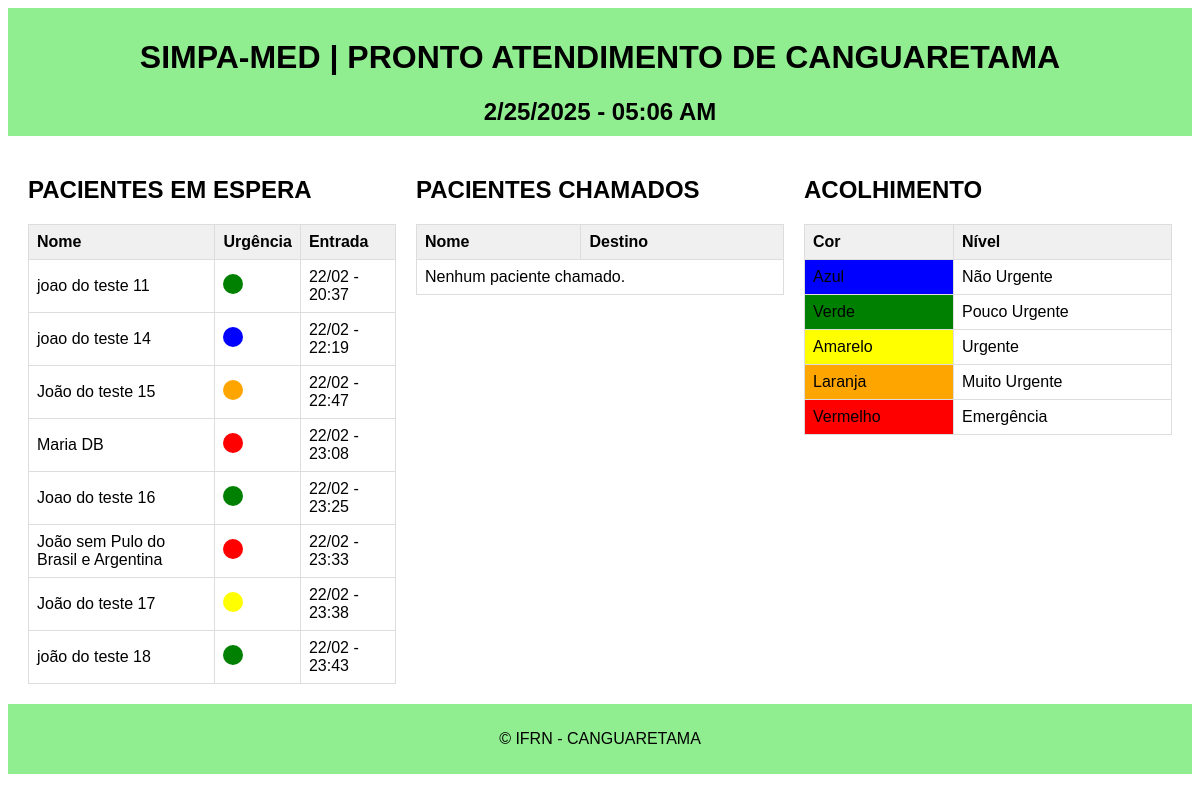
The app's page /recepcao/ with its own data.
### core/models.py (models this page shows, shortened)
class Paciente(models.Model):
    nome = models.CharField(max_length=100)
    temperatura = models.DecimalField(max_digits=5, decimal_places=2, null=True, blank=True)
    pressao_sistolica = models.IntegerField(null=True, blank=True)  # Pressão sistólica
    pressao_diastolica = models.IntegerField(null=True, blank=True)  # Pressão diastólica
    urgencia = models.CharField(
        max_length=10,
        choices=[
            ("azul", "Azul"),
            ("verde", "Verde"),
            ("amarelo", "Amarelo"),
            ("laranja", "Laranja"),
            ("vermelho", "Vermelho"),
        ],
        null=False,  # Urgência pode ser opcional
        blank=True,
    )
    data_hora_entrada = models.DateTimeField(auto_now_add=True)  # Hora de entrada (automático)
    destino = models.CharField(max_length=50, null=True, blank=True)  # Novo campo
    STATUS_CHOICES = (
        ('aguardando', 'Aguardando'),
        ('atendimento', 'Atendimento'),
        ('evadiu', 'Evadiu'),
        ('alta', 'Alta'),
    )
    status = models.CharField(max_length=20, choices=STATUS_CHOICES, default='aguardando')
    def get_urgencia_color(self):
        if self.urgencia == 'azul':
            return 'blue'
        elif self.urgencia == 'verde':
            return 'green'
        elif self.urgencia == 'amarelo':
            return 'yellow'
        elif self.urgencia == 'laranja':
            return 'orange'
        elif self.urgencia == 'vermelho':
            return 'red'
        return 'gray'  # Cor padrão

### core/views.py (the view)
# urls.py: path('recepcao/', views.recepcao, name='recepcao'),
def recepcao(request):
    pacientes_espera = Paciente.objects.filter(status='aguardando')
    pacientes_chamados = Paciente.objects.filter(status='atendimento')
    contexto = {
        'pacientes_espera': pacientes_espera,
        'pacientes_chamados': pacientes_chamados,
    }
    return render(request, 'recepcao.html', contexto)

### core/templates/recepcao.html (shortened to what this page needs)
<!DOCTYPE html>
<html>
<head>
</head>
<body>
    <header>
        <h1>SIMPA-MED | PRONTO ATENDIMENTO DE CANGUARETAMA</h1>
        <div id="data-hora"></div>
    </header>
    <section>
        <div>
            <h2>PACIENTES EM ESPERA</h2>
            <table>
                <thead>
                    <tr>
                        <th>Nome</th>
                        <th>Urgência</th>
                        <th>Entrada</th>
                    </tr>
                </thead>
                <tbody>
                    {% for paciente in pacientes_espera %}
                        <tr>
                            <td>{{ paciente.nome }}</td>
                            <td>
                                <span class="urgencia-cor" style="background-color: {{ paciente.get_urgencia_color }}; display: inline-block; margin: 0 auto;"></span>
                            </td>
                            <td>{{ paciente.data_hora_entrada|date:"d/m" }} - {{ paciente.data_hora_entrada|time:"H:i" }}</td>
                        </tr>
                    {% empty %}
                        <tr>
                            <td colspan="3">Nenhum paciente cadastrado.</td>
                        </tr>
                    {% endfor %}
                </tbody>
            </table>
        </div>
        <div>
            <h2>PACIENTES CHAMADOS</h2>
            <table>
                <thead>
                    <tr>
                        <th>Nome</th>
                        <th>Destino</th>
                    </tr>
                </thead>
                <tbody>
                    {% for paciente in pacientes_chamados %}
                        <tr>
                            <td>{{ paciente.nome }}</td>
                            <td>{{ paciente.destino }}</td>
                        </tr>
                    {% empty %}
                        <tr>
                            <td colspan="2">Nenhum paciente chamado.</td>
                        </tr>
                    {% endfor %}
                </tbody>
            </table>
        </div>
        <div>
            <h2>ACOLHIMENTO</h2>
            <table>
                <thead>
                    <tr>
                        <th>Cor</th>
                        <th>Nível</th>
                    </tr>
                </thead>
                <tbody>
                    <tr>
                        <td style="background-color: blue;">Azul</td>
                        <td>Não Urgente</td>
                    </tr>
                    <tr>
                        <td style="background-color: green;">Verde</td>
                        <td>Pouco Urgente</td>
                    </tr>
                    <tr>
                        <td style="background-color: yellow;">Amarelo</td>
                        <td>Urgente</td>
                    </tr>
                    <tr>
                        <td style="background-color: orange;">Laranja</td>
                        <td>Muito Urgente</td>
                    </tr>
                    <tr>
                        <td style="background-color: red;">Vermelho</td>
                        <td>Emergência</td>
                    </tr>
                </tbody>
            </table>
        </div>
    </section>
    <footer>
        <p>&copy IFRN - CANGUARETAMA</p>
    </footer>
</body>
</html>

### core/templates/recepcao.html (style rules this page uses)
body { font-family: sans-serif; }
header { background-color: #90EE90; padding: 10px; text-align: center; }
section { padding: 20px; display: grid; grid-template-columns: 1fr 1fr 1fr; gap: 20px; }
table { width: 100%; border-collapse: collapse; }
th, td { border: 1px solid #ddd; padding: 8px; text-align: left; }
th { background-color: #f0f0f0; }
footer { background-color: #90EE90; padding: 10px; text-align: center; }
.urgencia-cor { width: 20px; height: 20px; border-radius: 50%; display: inline-block; margin-right: 5px; }
#data-hora { font-size: 24px; font-weight: bold; }

### records on screen
Paciente: nome "joao do teste 11", data_hora_entrada "22/02", data_hora_entrada "20:37"
Paciente: nome "joao do teste 14", data_hora_entrada "22/02", data_hora_entrada "22:19"
Paciente: nome "João do teste 15", data_hora_entrada "22/02", data_hora_entrada "22:47"
Paciente: nome "Maria DB", data_hora_entrada "22/02", data_hora_entrada "23:08"
Paciente: nome "Joao do teste 16", data_hora_entrada "22/02", data_hora_entrada "23:25"
Paciente: nome "João sem Pulo do Brasil e Argentina", data_hora_entrada "22/02", data_hora_entrada "23:33"
Paciente: nome "João do teste 17", data_hora_entrada "22/02", data_hora_entrada "23:38"
Paciente: nome "joão do teste 18", data_hora_entrada "22/02", data_hora_entrada "23:43"
